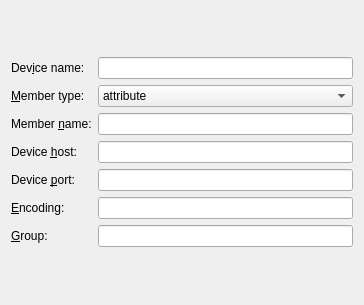
<?xml version="1.0" encoding="UTF-8"?>
<ui version="4.0">
 <class>TangoDsDlg</class>
 <widget class="QWidget" name="TangoDsDlg">
  <property name="geometry">
   <rect>
    <x>0</x>
    <y>0</y>
    <width>364</width>
    <height>305</height>
   </rect>
  </property>
  <property name="windowTitle">
   <string>Form</string>
  </property>
  <layout class="QGridLayout" name="gridLayout">
   <item row="0" column="0">
    <layout class="QGridLayout" name="gridLayout_2" rowstretch="0,0,0,0,0,0,0">
     <item row="0" column="0">
      <widget class="QLabel" name="tDevNameLabel">
       <property name="text">
        <string>Dev&amp;ice name:</string>
       </property>
       <property name="buddy">
        <cstring>tDevNameLineEdit</cstring>
       </property>
      </widget>
     </item>
     <item row="0" column="1">
      <widget class="QLineEdit" name="tDevNameLineEdit"/>
     </item>
     <item row="1" column="0">
      <widget class="QLabel" name="tMemberLabel">
       <property name="text">
        <string>&amp;Member type:</string>
       </property>
       <property name="buddy">
        <cstring>tMemberComboBox</cstring>
       </property>
      </widget>
     </item>
     <item row="1" column="1">
      <widget class="QComboBox" name="tMemberComboBox">
       <item>
        <property name="text">
         <string>attribute</string>
        </property>
       </item>
       <item>
        <property name="text">
         <string>command</string>
        </property>
       </item>
       <item>
        <property name="text">
         <string>property</string>
        </property>
       </item>
      </widget>
     </item>
     <item row="2" column="0">
      <widget class="QLabel" name="tMemberNameLabel">
       <property name="text">
        <string>Member &amp;name:</string>
       </property>
       <property name="buddy">
        <cstring>tMemberNameLineEdit</cstring>
       </property>
      </widget>
     </item>
     <item row="2" column="1">
      <widget class="QLineEdit" name="tMemberNameLineEdit"/>
     </item>
     <item row="3" column="0">
      <widget class="QLabel" name="tHostLabel">
       <property name="text">
        <string>Device &amp;host:</string>
       </property>
       <property name="buddy">
        <cstring>tHostLineEdit</cstring>
       </property>
      </widget>
     </item>
     <item row="3" column="1">
      <widget class="QLineEdit" name="tHostLineEdit"/>
     </item>
     <item row="4" column="0">
      <widget class="QLabel" name="tPortLabel">
       <property name="text">
        <string>Device &amp;port:</string>
       </property>
       <property name="buddy">
        <cstring>tPortLineEdit</cstring>
       </property>
      </widget>
     </item>
     <item row="4" column="1">
      <widget class="QLineEdit" name="tPortLineEdit"/>
     </item>
     <item row="5" column="0">
      <widget class="QLabel" name="tEncodingLabel">
       <property name="text">
        <string>&amp;Encoding:</string>
       </property>
       <property name="buddy">
        <cstring>tEncodingLineEdit</cstring>
       </property>
      </widget>
     </item>
     <item row="5" column="1">
      <widget class="QLineEdit" name="tEncodingLineEdit"/>
     </item>
     <item row="6" column="0">
      <widget class="QLabel" name="tGroupLabel">
       <property name="text">
        <string>&amp;Group:</string>
       </property>
       <property name="buddy">
        <cstring>tGroupLineEdit</cstring>
       </property>
      </widget>
     </item>
     <item row="6" column="1">
      <widget class="QLineEdit" name="tGroupLineEdit"/>
     </item>
    </layout>
   </item>
  </layout>
 </widget>
 <tabstops>
  <tabstop>tDevNameLineEdit</tabstop>
  <tabstop>tMemberComboBox</tabstop>
  <tabstop>tMemberNameLineEdit</tabstop>
  <tabstop>tHostLineEdit</tabstop>
  <tabstop>tPortLineEdit</tabstop>
  <tabstop>tEncodingLineEdit</tabstop>
  <tabstop>tGroupLineEdit</tabstop>
 </tabstops>
 <resources/>
 <connections/>
</ui>
